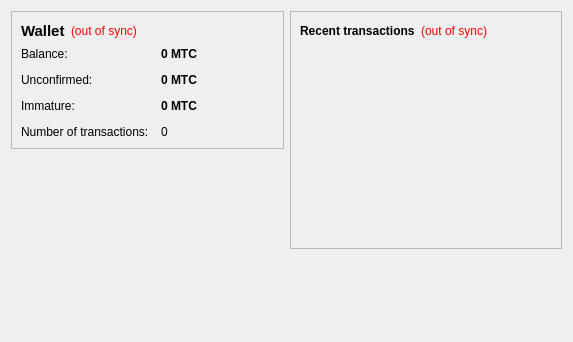
<?xml version="1.0" encoding="UTF-8"?>
<ui version="4.0">
 <class>OverviewPage</class>
 <widget class="QWidget" name="OverviewPage">
  <property name="geometry">
   <rect>
    <x>0</x>
    <y>0</y>
    <width>573</width>
    <height>342</height>
   </rect>
  </property>
  <property name="windowTitle">
   <string>Form</string>
  </property>
  <layout class="QHBoxLayout" name="horizontalLayout" stretch="1,1">
   <item>
    <layout class="QVBoxLayout" name="verticalLayout_2">
     <item>
      <widget class="QFrame" name="frame">
       <property name="frameShape">
        <enum>QFrame::StyledPanel</enum>
       </property>
       <property name="frameShadow">
        <enum>QFrame::Raised</enum>
       </property>
       <layout class="QVBoxLayout" name="verticalLayout_4">
        <item>
         <layout class="QHBoxLayout" name="horizontalLayout_4">
          <item>
           <widget class="QLabel" name="label_5">
            <property name="font">
             <font>
              <pointsize>11</pointsize>
              <weight>75</weight>
              <bold>true</bold>
             </font>
            </property>
            <property name="text">
             <string>Wallet</string>
            </property>
           </widget>
          </item>
          <item>
           <widget class="QLabel" name="labelWalletStatus">
            <property name="toolTip">
             <string>The displayed information may be out of date. Your wallet automatically synchronizes with the MarineCoin network after a connection is established, but this process has not completed yet.</string>
            </property>
            <property name="styleSheet">
             <string notr="true">QLabel { color: red; }</string>
            </property>
            <property name="text">
             <string notr="true">(out of sync)</string>
            </property>
            <property name="alignment">
             <set>Qt::AlignLeading|Qt::AlignLeft|Qt::AlignVCenter</set>
            </property>
           </widget>
          </item>
          <item>
           <spacer name="horizontalSpacer_2">
            <property name="orientation">
             <enum>Qt::Horizontal</enum>
            </property>
            <property name="sizeHint" stdset="0">
             <size>
              <width>40</width>
              <height>20</height>
             </size>
            </property>
           </spacer>
          </item>
         </layout>
        </item>
        <item>
         <layout class="QFormLayout" name="formLayout_2">
          <property name="fieldGrowthPolicy">
           <enum>QFormLayout::AllNonFixedFieldsGrow</enum>
          </property>
          <property name="horizontalSpacing">
           <number>12</number>
          </property>
          <property name="verticalSpacing">
           <number>12</number>
          </property>
          <item row="0" column="0">
           <widget class="QLabel" name="label">
            <property name="text">
             <string>Balance:</string>
            </property>
           </widget>
          </item>
          <item row="0" column="1">
           <widget class="QLabel" name="labelBalance">
            <property name="font">
             <font>
              <weight>75</weight>
              <bold>true</bold>
             </font>
            </property>
            <property name="cursor">
             <cursorShape>IBeamCursor</cursorShape>
            </property>
            <property name="toolTip">
             <string>Your current balance</string>
            </property>
            <property name="text">
             <string notr="true">0 MTC</string>
            </property>
            <property name="textInteractionFlags">
             <set>Qt::LinksAccessibleByMouse|Qt::TextSelectableByKeyboard|Qt::TextSelectableByMouse</set>
            </property>
           </widget>
          </item>
          <item row="1" column="0">
           <widget class="QLabel" name="label_3">
            <property name="text">
             <string>Unconfirmed:</string>
            </property>
           </widget>
          </item>
          <item row="1" column="1">
           <widget class="QLabel" name="labelUnconfirmed">
            <property name="font">
             <font>
              <weight>75</weight>
              <bold>true</bold>
             </font>
            </property>
            <property name="cursor">
             <cursorShape>IBeamCursor</cursorShape>
            </property>
            <property name="toolTip">
             <string>Total of transactions that have yet to be confirmed, and do not yet count toward the current balance</string>
            </property>
            <property name="text">
             <string notr="true">0 MTC</string>
            </property>
            <property name="textInteractionFlags">
             <set>Qt::LinksAccessibleByMouse|Qt::TextSelectableByKeyboard|Qt::TextSelectableByMouse</set>
            </property>
           </widget>
          </item>
          <item row="3" column="0">
           <widget class="QLabel" name="label_2">
            <property name="text">
             <string>Number of transactions:</string>
            </property>
           </widget>
          </item>
          <item row="3" column="1">
           <widget class="QLabel" name="labelNumTransactions">
            <property name="toolTip">
             <string>Total number of transactions in wallet</string>
            </property>
            <property name="text">
             <string notr="true">0</string>
            </property>
           </widget>
          </item>
          <item row="2" column="0">
           <widget class="QLabel" name="labelImmatureText">
            <property name="text">
             <string>Immature:</string>
            </property>
           </widget>
          </item>
          <item row="2" column="1">
           <widget class="QLabel" name="labelImmature">
            <property name="font">
             <font>
              <weight>75</weight>
              <bold>true</bold>
             </font>
            </property>
            <property name="toolTip">
             <string>Mined balance that has not yet matured</string>
            </property>
            <property name="text">
             <string notr="true">0 MTC</string>
            </property>
            <property name="textInteractionFlags">
             <set>Qt::LinksAccessibleByMouse|Qt::TextSelectableByKeyboard|Qt::TextSelectableByMouse</set>
            </property>
           </widget>
          </item>
         </layout>
        </item>
       </layout>
      </widget>
     </item>
     <item>
      <spacer name="verticalSpacer">
       <property name="orientation">
        <enum>Qt::Vertical</enum>
       </property>
       <property name="sizeHint" stdset="0">
        <size>
         <width>20</width>
         <height>40</height>
        </size>
       </property>
      </spacer>
     </item>
     <item>
      <widget class="QLabel" name="label_wallet_bgcoin">
       <property name="enabled">
        <bool>true</bool>
       </property>
       <property name="contextMenuPolicy">
        <enum>Qt::NoContextMenu</enum>
       </property>
       <property name="text">
        <string/>
       </property>
       <property name="pixmap">
        <pixmap resource="../bitcoin.qrc">:/images/wallet_bg</pixmap>
       </property>
       <property name="scaledContents">
        <bool>false</bool>
       </property>
       <property name="alignment">
        <set>Qt::AlignJustify|Qt::AlignVCenter</set>
       </property>
      </widget>
     </item>
    </layout>
   </item>
   <item>
    <layout class="QVBoxLayout" name="verticalLayout_3">
     <item>
      <widget class="QFrame" name="frame_2">
       <property name="frameShape">
        <enum>QFrame::StyledPanel</enum>
       </property>
       <property name="frameShadow">
        <enum>QFrame::Raised</enum>
       </property>
       <layout class="QVBoxLayout" name="verticalLayout">
        <item>
         <layout class="QHBoxLayout" name="horizontalLayout_2">
          <item>
           <widget class="QLabel" name="label_4">
            <property name="text">
             <string>&lt;b&gt;Recent transactions&lt;/b&gt;</string>
            </property>
           </widget>
          </item>
          <item>
           <widget class="QLabel" name="labelTransactionsStatus">
            <property name="toolTip">
             <string>The displayed information may be out of date. Your wallet automatically synchronizes with the MarineCoin network after a connection is established, but this process has not completed yet.</string>
            </property>
            <property name="styleSheet">
             <string notr="true">QLabel { color: red; }</string>
            </property>
            <property name="text">
             <string notr="true">(out of sync)</string>
            </property>
            <property name="alignment">
             <set>Qt::AlignRight|Qt::AlignTrailing|Qt::AlignVCenter</set>
            </property>
           </widget>
          </item>
          <item>
           <spacer name="horizontalSpacer">
            <property name="orientation">
             <enum>Qt::Horizontal</enum>
            </property>
            <property name="sizeHint" stdset="0">
             <size>
              <width>40</width>
              <height>20</height>
             </size>
            </property>
           </spacer>
          </item>
         </layout>
        </item>
        <item>
         <widget class="QListView" name="listTransactions">
          <property name="styleSheet">
           <string notr="true">QListView { background: transparent; }</string>
          </property>
          <property name="frameShape">
           <enum>QFrame::NoFrame</enum>
          </property>
          <property name="verticalScrollBarPolicy">
           <enum>Qt::ScrollBarAlwaysOff</enum>
          </property>
          <property name="horizontalScrollBarPolicy">
           <enum>Qt::ScrollBarAlwaysOff</enum>
          </property>
          <property name="selectionMode">
           <enum>QAbstractItemView::NoSelection</enum>
          </property>
         </widget>
        </item>
       </layout>
      </widget>
     </item>
     <item>
      <spacer name="verticalSpacer_2">
       <property name="orientation">
        <enum>Qt::Vertical</enum>
       </property>
       <property name="sizeHint" stdset="0">
        <size>
         <width>20</width>
         <height>40</height>
        </size>
       </property>
      </spacer>
     </item>
    </layout>
   </item>
  </layout>
 </widget>
 <resources>
  <include location="../bitcoin.qrc"/>
 </resources>
 <connections/>
</ui>
